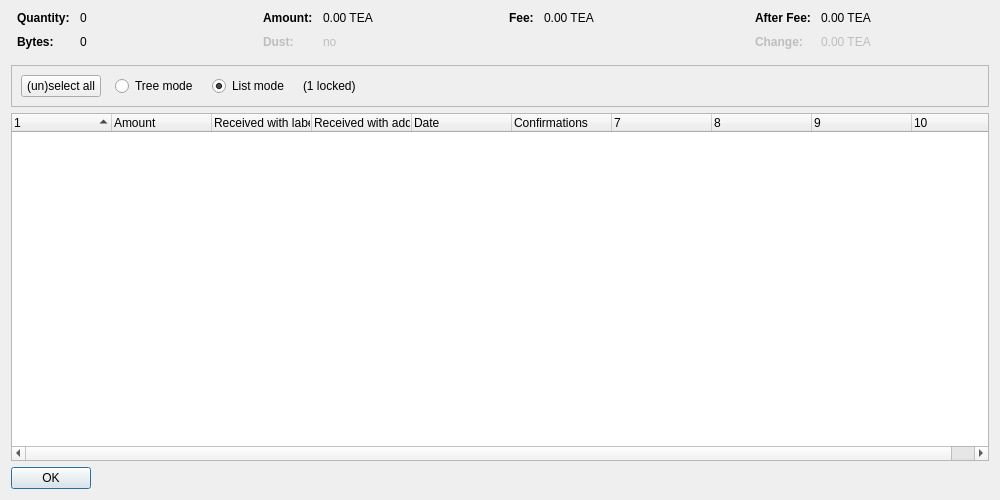
<?xml version="1.0" encoding="UTF-8"?>
<ui version="4.0">
 <class>CoinControlDialog</class>
 <widget class="QDialog" name="CoinControlDialog">
  <property name="geometry">
   <rect>
    <x>0</x>
    <y>0</y>
    <width>1000</width>
    <height>500</height>
   </rect>
  </property>
  <property name="windowTitle">
   <string>Coin Selection</string>
  </property>
  <layout class="QVBoxLayout" name="verticalLayout">
   <item>
    <layout class="QHBoxLayout" name="horizontalLayoutTop" stretch="0,0,0,0">
     <property name="topMargin">
      <number>0</number>
     </property>
     <property name="bottomMargin">
      <number>10</number>
     </property>
     <item>
      <layout class="QFormLayout" name="formLayoutCoinControl1">
       <property name="horizontalSpacing">
        <number>10</number>
       </property>
       <property name="verticalSpacing">
        <number>10</number>
       </property>
       <property name="leftMargin">
        <number>6</number>
       </property>
       <property name="rightMargin">
        <number>6</number>
       </property>
       <item row="0" column="0">
        <widget class="QLabel" name="labelCoinControlQuantityText">
         <property name="font">
          <font>
           <weight>75</weight>
           <bold>true</bold>
          </font>
         </property>
         <property name="text">
          <string>Quantity:</string>
         </property>
        </widget>
       </item>
       <item row="0" column="1">
        <widget class="QLabel" name="labelCoinControlQuantity">
         <property name="cursor">
          <cursorShape>IBeamCursor</cursorShape>
         </property>
         <property name="contextMenuPolicy">
          <enum>Qt::ActionsContextMenu</enum>
         </property>
         <property name="text">
          <string notr="true">0</string>
         </property>
         <property name="textInteractionFlags">
          <set>Qt::LinksAccessibleByMouse|Qt::TextSelectableByKeyboard|Qt::TextSelectableByMouse</set>
         </property>
        </widget>
       </item>
       <item row="1" column="0">
        <widget class="QLabel" name="labelCoinControlBytesText">
         <property name="font">
          <font>
           <weight>75</weight>
           <bold>true</bold>
          </font>
         </property>
         <property name="text">
          <string>Bytes:</string>
         </property>
        </widget>
       </item>
       <item row="1" column="1">
        <widget class="QLabel" name="labelCoinControlBytes">
         <property name="cursor">
          <cursorShape>IBeamCursor</cursorShape>
         </property>
         <property name="contextMenuPolicy">
          <enum>Qt::ActionsContextMenu</enum>
         </property>
         <property name="text">
          <string notr="true">0</string>
         </property>
         <property name="textInteractionFlags">
          <set>Qt::LinksAccessibleByMouse|Qt::TextSelectableByKeyboard|Qt::TextSelectableByMouse</set>
         </property>
        </widget>
       </item>
      </layout>
     </item>
     <item>
      <layout class="QFormLayout" name="formLayoutCoinControl2">
       <property name="horizontalSpacing">
        <number>10</number>
       </property>
       <property name="verticalSpacing">
        <number>10</number>
       </property>
       <property name="leftMargin">
        <number>6</number>
       </property>
       <property name="rightMargin">
        <number>6</number>
       </property>
       <item row="0" column="0">
        <widget class="QLabel" name="labelCoinControlAmountText">
         <property name="font">
          <font>
           <weight>75</weight>
           <bold>true</bold>
          </font>
         </property>
         <property name="text">
          <string>Amount:</string>
         </property>
        </widget>
       </item>
       <item row="0" column="1">
        <widget class="QLabel" name="labelCoinControlAmount">
         <property name="cursor">
          <cursorShape>IBeamCursor</cursorShape>
         </property>
         <property name="contextMenuPolicy">
          <enum>Qt::ActionsContextMenu</enum>
         </property>
         <property name="text">
          <string notr="true">0.00 TEA</string>
         </property>
         <property name="textInteractionFlags">
          <set>Qt::LinksAccessibleByMouse|Qt::TextSelectableByKeyboard|Qt::TextSelectableByMouse</set>
         </property>
        </widget>
       </item>
       <item row="1" column="0">
        <widget class="QLabel" name="labelCoinControlLowOutputText">
         <property name="enabled">
          <bool>false</bool>
         </property>
         <property name="font">
          <font>
           <weight>75</weight>
           <bold>true</bold>
          </font>
         </property>
         <property name="text">
          <string>Dust:</string>
         </property>
        </widget>
       </item>
       <item row="1" column="1">
        <widget class="QLabel" name="labelCoinControlLowOutput">
         <property name="enabled">
          <bool>false</bool>
         </property>
         <property name="cursor">
          <cursorShape>IBeamCursor</cursorShape>
         </property>
         <property name="contextMenuPolicy">
          <enum>Qt::ActionsContextMenu</enum>
         </property>
         <property name="text">
          <string notr="true">no</string>
         </property>
         <property name="textInteractionFlags">
          <set>Qt::LinksAccessibleByMouse|Qt::TextSelectableByKeyboard|Qt::TextSelectableByMouse</set>
         </property>
        </widget>
       </item>
      </layout>
     </item>
     <item>
      <layout class="QFormLayout" name="formLayoutCoinControl3">
       <property name="horizontalSpacing">
        <number>10</number>
       </property>
       <property name="verticalSpacing">
        <number>10</number>
       </property>
       <property name="leftMargin">
        <number>6</number>
       </property>
       <property name="rightMargin">
        <number>6</number>
       </property>
       <item row="0" column="0">
        <widget class="QLabel" name="labelCoinControlFeeText">
         <property name="font">
          <font>
           <weight>75</weight>
           <bold>true</bold>
          </font>
         </property>
         <property name="text">
          <string>Fee:</string>
         </property>
        </widget>
       </item>
       <item row="0" column="1">
        <widget class="QLabel" name="labelCoinControlFee">
         <property name="cursor">
          <cursorShape>IBeamCursor</cursorShape>
         </property>
         <property name="contextMenuPolicy">
          <enum>Qt::ActionsContextMenu</enum>
         </property>
         <property name="text">
          <string notr="true">0.00 TEA</string>
         </property>
         <property name="textInteractionFlags">
          <set>Qt::LinksAccessibleByMouse|Qt::TextSelectableByKeyboard|Qt::TextSelectableByMouse</set>
         </property>
        </widget>
       </item>
      </layout>
     </item>
     <item>
      <layout class="QFormLayout" name="formLayoutCoinControl4">
       <property name="horizontalSpacing">
        <number>10</number>
       </property>
       <property name="verticalSpacing">
        <number>10</number>
       </property>
       <property name="leftMargin">
        <number>6</number>
       </property>
       <property name="rightMargin">
        <number>6</number>
       </property>
       <item row="0" column="0">
        <widget class="QLabel" name="labelCoinControlAfterFeeText">
         <property name="font">
          <font>
           <weight>75</weight>
           <bold>true</bold>
          </font>
         </property>
         <property name="text">
          <string>After Fee:</string>
         </property>
        </widget>
       </item>
       <item row="0" column="1">
        <widget class="QLabel" name="labelCoinControlAfterFee">
         <property name="cursor">
          <cursorShape>IBeamCursor</cursorShape>
         </property>
         <property name="contextMenuPolicy">
          <enum>Qt::ActionsContextMenu</enum>
         </property>
         <property name="text">
          <string notr="true">0.00 TEA</string>
         </property>
         <property name="textInteractionFlags">
          <set>Qt::LinksAccessibleByMouse|Qt::TextSelectableByKeyboard|Qt::TextSelectableByMouse</set>
         </property>
        </widget>
       </item>
       <item row="1" column="0">
        <widget class="QLabel" name="labelCoinControlChangeText">
         <property name="enabled">
          <bool>false</bool>
         </property>
         <property name="font">
          <font>
           <weight>75</weight>
           <bold>true</bold>
          </font>
         </property>
         <property name="text">
          <string>Change:</string>
         </property>
        </widget>
       </item>
       <item row="1" column="1">
        <widget class="QLabel" name="labelCoinControlChange">
         <property name="enabled">
          <bool>false</bool>
         </property>
         <property name="cursor">
          <cursorShape>IBeamCursor</cursorShape>
         </property>
         <property name="contextMenuPolicy">
          <enum>Qt::ActionsContextMenu</enum>
         </property>
         <property name="text">
          <string notr="true">0.00 TEA</string>
         </property>
         <property name="textInteractionFlags">
          <set>Qt::LinksAccessibleByMouse|Qt::TextSelectableByKeyboard|Qt::TextSelectableByMouse</set>
         </property>
        </widget>
       </item>
      </layout>
     </item>
    </layout>
   </item>
   <item>
    <widget class="QFrame" name="frame">
     <property name="minimumSize">
      <size>
       <width>0</width>
       <height>40</height>
      </size>
     </property>
     <property name="frameShape">
      <enum>QFrame::StyledPanel</enum>
     </property>
     <property name="frameShadow">
      <enum>QFrame::Sunken</enum>
     </property>
     <layout class="QHBoxLayout" name="horizontalLayout">
      <item>
       <layout class="QHBoxLayout" name="horizontalLayoutPanel" stretch="0,0,0,0,0">
        <property name="spacing">
         <number>14</number>
        </property>
        <item>
         <widget class="QPushButton" name="pushButtonSelectAll">
          <property name="sizePolicy">
           <sizepolicy hsizetype="Maximum" vsizetype="Fixed">
            <horstretch>0</horstretch>
            <verstretch>0</verstretch>
           </sizepolicy>
          </property>
          <property name="text">
           <string>(un)select all</string>
          </property>
          <property name="autoDefault">
           <bool>false</bool>
          </property>
         </widget>
        </item>
        <item>
         <widget class="QRadioButton" name="radioTreeMode">
          <property name="sizePolicy">
           <sizepolicy hsizetype="Maximum" vsizetype="Fixed">
            <horstretch>0</horstretch>
            <verstretch>0</verstretch>
           </sizepolicy>
          </property>
          <property name="text">
           <string>Tree mode</string>
          </property>
         </widget>
        </item>
        <item>
         <widget class="QRadioButton" name="radioListMode">
          <property name="sizePolicy">
           <sizepolicy hsizetype="Maximum" vsizetype="Fixed">
            <horstretch>0</horstretch>
            <verstretch>0</verstretch>
           </sizepolicy>
          </property>
          <property name="text">
           <string>List mode</string>
          </property>
          <property name="checked">
           <bool>true</bool>
          </property>
         </widget>
        </item>
        <item>
         <widget class="QLabel" name="labelLocked">
          <property name="text">
           <string notr="true">(1 locked)</string>
          </property>
         </widget>
        </item>
        <item>
         <spacer name="horizontalSpacer">
          <property name="orientation">
           <enum>Qt::Horizontal</enum>
          </property>
          <property name="sizeHint" stdset="0">
           <size>
            <width>40</width>
            <height>20</height>
           </size>
          </property>
         </spacer>
        </item>
       </layout>
      </item>
     </layout>
    </widget>
   </item>
   <item>
    <widget class="CoinControlTreeWidget" name="treeWidget">
     <property name="contextMenuPolicy">
      <enum>Qt::CustomContextMenu</enum>
     </property>
     <property name="sortingEnabled">
      <bool>false</bool>
     </property>
     <property name="columnCount">
      <number>10</number>
     </property>
     <attribute name="headerShowSortIndicator" stdset="0">
      <bool>true</bool>
     </attribute>
     <attribute name="headerStretchLastSection">
      <bool>false</bool>
     </attribute>
     <column>
      <property name="text">
       <string/>
      </property>
     </column>
     <column>
      <property name="text">
       <string>Amount</string>
      </property>
     </column>
     <column>
      <property name="text">
       <string>Received with label</string>
      </property>
     </column>
     <column>
      <property name="text">
       <string>Received with address</string>
      </property>
     </column>
     <column>
      <property name="text">
       <string>Date</string>
      </property>
     </column>
     <column>
      <property name="text">
       <string>Confirmations</string>
      </property>
      <property name="toolTip">
       <string>Confirmed</string>
      </property>
     </column>
     <column>
      <property name="text">
       <string/>
      </property>
     </column>
     <column>
      <property name="text">
       <string/>
      </property>
     </column>
     <column>
      <property name="text">
       <string/>
      </property>
     </column>
     <column>
      <property name="text">
       <string/>
      </property>
     </column>
    </widget>
   </item>
   <item>
    <widget class="QDialogButtonBox" name="buttonBox">
     <property name="sizePolicy">
      <sizepolicy hsizetype="Maximum" vsizetype="Fixed">
       <horstretch>0</horstretch>
       <verstretch>0</verstretch>
      </sizepolicy>
     </property>
     <property name="orientation">
      <enum>Qt::Horizontal</enum>
     </property>
     <property name="standardButtons">
      <set>QDialogButtonBox::Ok</set>
     </property>
    </widget>
   </item>
  </layout>
 </widget>
 <customwidgets>
  <customwidget>
   <class>CoinControlTreeWidget</class>
   <extends>QTreeWidget</extends>
   <header>coincontroltreewidget.h</header>
  </customwidget>
 </customwidgets>
 <resources/>
 <connections/>
</ui>
